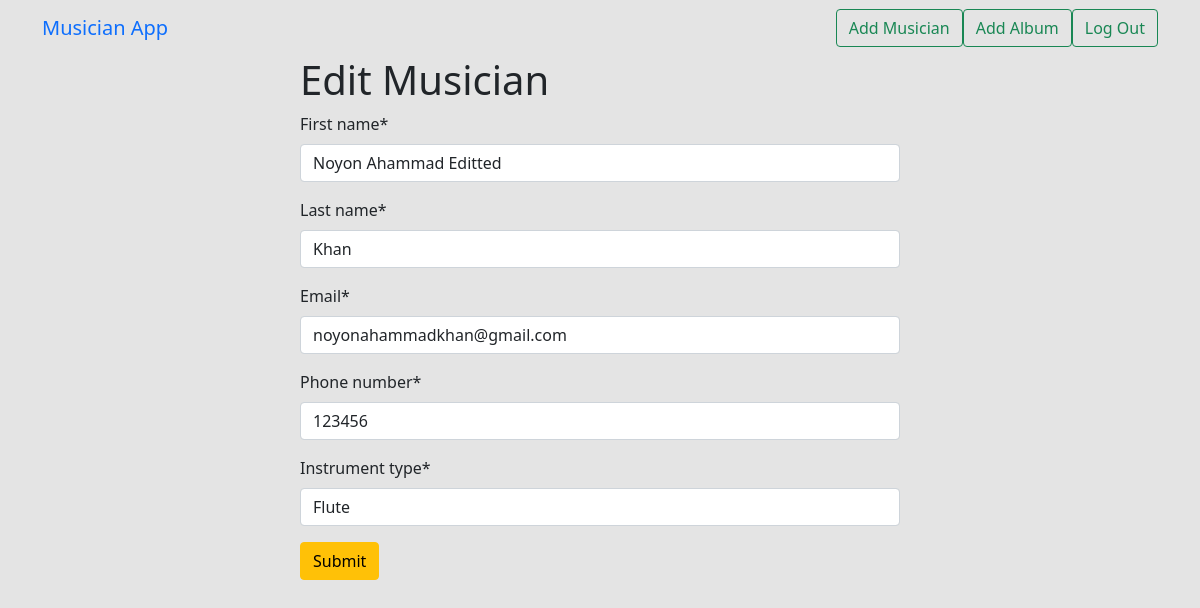
/edit_musician/1/ (signed in), run on the app's committed database.
### musician_app/models.py (models this page shows, shortened)
class Musician(models.Model):
    first_name = models.CharField(max_length=50)
    last_name = models.CharField(max_length=50)
    email = models.EmailField(max_length=50)
    phone_number = models.CharField(max_length=50)
    instrument_type = models.CharField(max_length=50)

### musician_app/views.py (the view)
@method_decorator(login_required, name='dispatch')
class EditMusician(UpdateView):
    model = Musician
    form_class = MusicianForm
    template_name = 'edit_musician.html'
    pk_url_kwarg = 'id'
    success_url = reverse_lazy('home')

### musician_app/forms.py
class MusicianForm(forms.ModelForm):
    class Meta:
        model = Musician
        fields = "__all__"

### musician_app/templates/edit_musician.html
{% extends 'base.html' %} {% load crispy_forms_tags %} {% block content %}
<form style="width: 50%; margin: auto" method="post">
  <h1>Edit Musician</h1>
  {% csrf_token %} {{form | crispy}}
  <button class="btn btn-warning">Submit</button>
</form>
{% endblock %}

### data on the page
Musician: first_name "Noyon Ahammad Editted", last_name "Khan", email "noyonahammadkhan@gmail.com", phone_number "123456", instrument_type "Flute"
